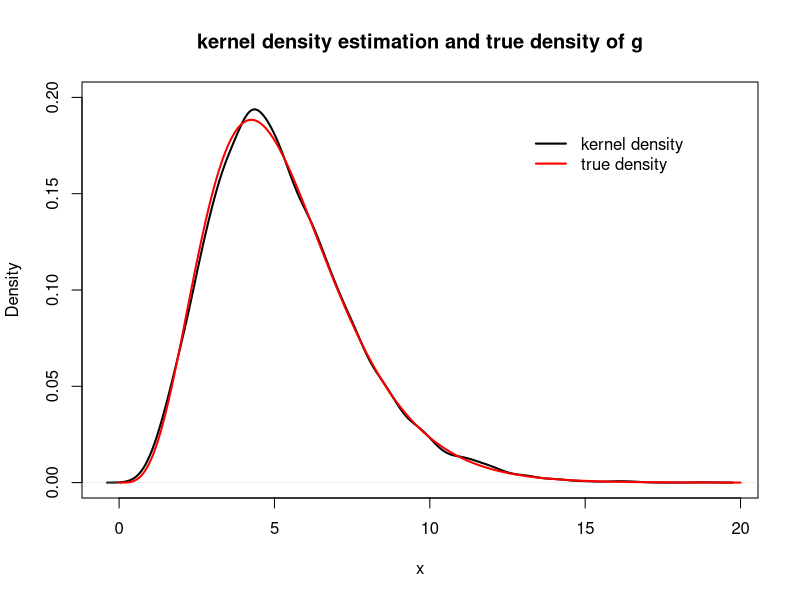
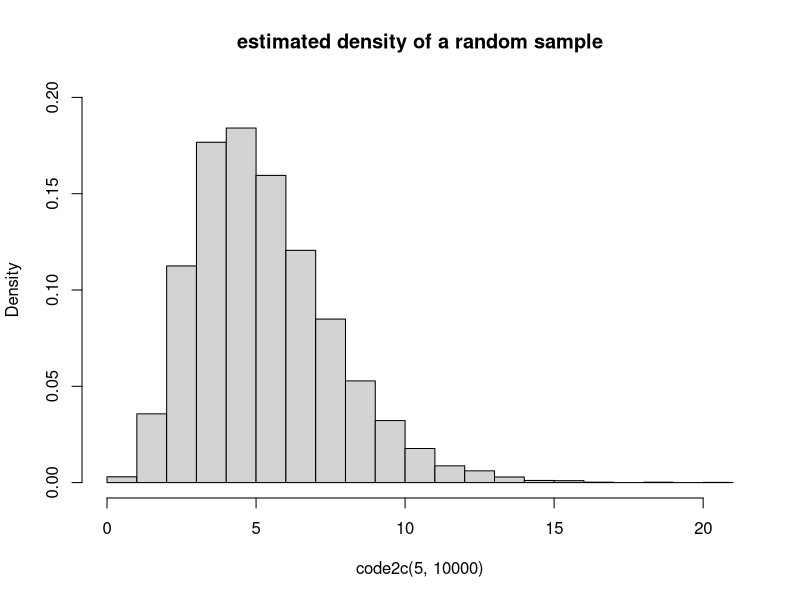
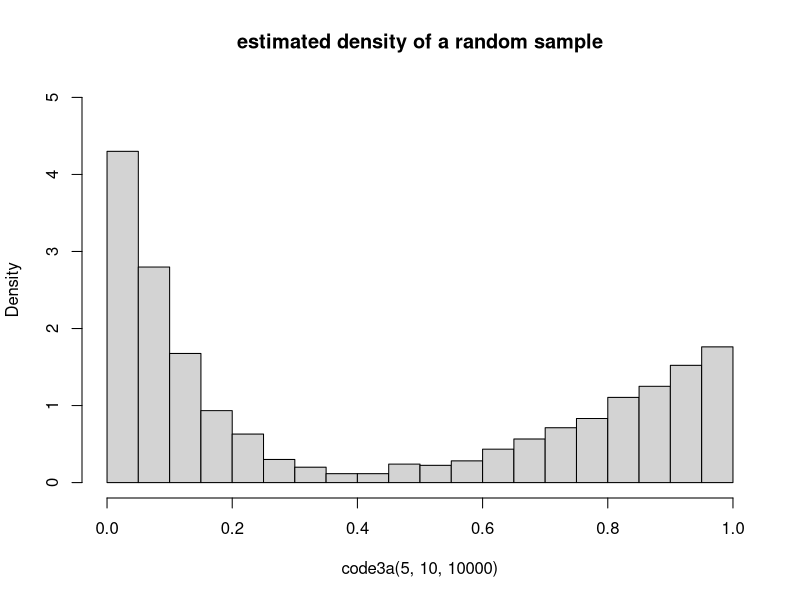
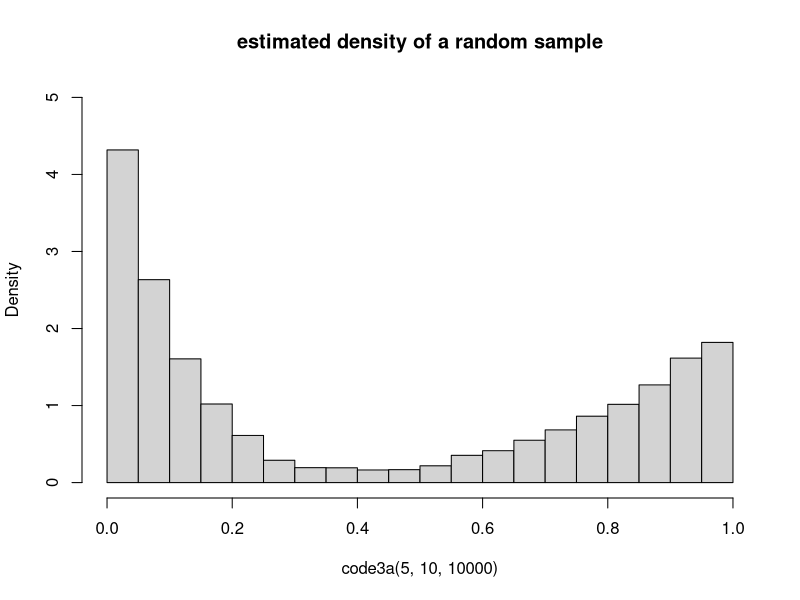
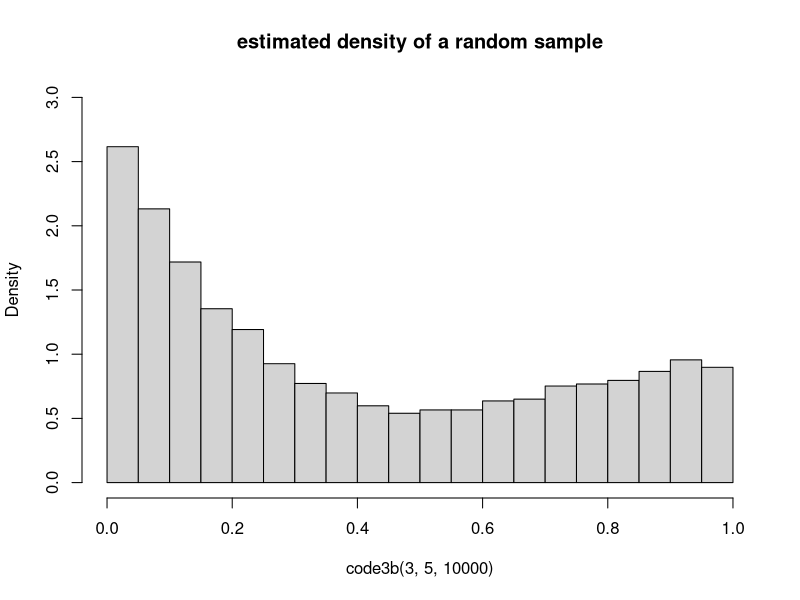

The R source for these figures, in order:

code2b <- function(theta,n){
  c1 <- (2*gamma(theta))/(2*gamma(theta)+gamma(theta+1/2))
  x <- runif(n,0,1)
  for (i in 1:n){
    if (x[i]<=c1){
      x[i] <- rgamma(1, shape = theta, scale = 1)
    }
    else{
      x[i] <- rgamma(1, shape = theta+0.5, scale = 1) 
    }
  }
  x
}

gt <- function(x,theta=5){
  1/(2*gamma(theta)+gamma(theta+0.5))*(2*x^(theta-1)+x^(theta-0.5))*exp(-x)
}

plot(density(code2b(5,10000)), ylim = c(0, 0.2), xlab = c("x"), 
     main = c("kernel density estimation and true density of g"),lty = 1,lwd = 2)
curve(gt(x,5), from = 0, to = 20, n = 10000, add = T, col="red",lty = 1,lwd = 2)
legend("topright", inset=.1, 
       legend = c("kernel density","true density"), 
       bty = "n", lty = 1, lwd = 2, col = c("black", "red"))



code2c <- function(theta,n){
  c1 <- (2*gamma(theta))/(2*gamma(theta)+gamma(theta+1/2))
  y <- rep(0,n)
  for (i in 1:n){
    process <- TRUE
    while(process){
      x <- runif(1,0,1)
      if (x<c1){
        x <- rgamma(1, shape = theta, scale = 1)
      }
      else{
        x <- rgamma(1, shape = theta+0.5, scale = 1) 
      }
      test <- runif(1,0,1) * (2*x^(theta-1)+x^(theta-1/2))*exp(-x)
      if (test<=(sqrt(4+x)*x^(theta-1)*exp(-x))){
        y[i] <- x
        process <- FALSE
      }
    }
  }
  y
}

hist(code2c(5,10000), prob=TRUE, ylim = c(0, 0.2),
     main = c("estimated density of a random sample"))



code3a <- function(theta,beta,n){
  c1 <- 1/theta/(1/theta+sqrt(3)/beta)
  y <- rep(0,n)
  for (i in 1:n){
    process <- TRUE
    while(process){
      x <- runif(1,0,1)
      if (x<=c1){
        x <- rbeta(1,theta,1)
      }
      else{
        x <- rbeta(1,1,beta) 
      }
      test <- runif(1,0,1) * (x^(theta-1)+sqrt(3)*(1-x)^(beta-1))
      if (test<=(x^(theta-1)/(1+x^2)+sqrt(2+x^2)*(1-x)^(beta-1))){
        y[i] <- x
        process <- FALSE
      }
    }
  }
  y
}

hist(code3a(5,10,10000),xlim = range(0:1), ylim = range(0:5),prob=TRUE,
     main = c("estimated density of a random sample"))

code3a <- function(theta,beta,n){
  c1 <- 1/theta/(1/theta+sqrt(3)/beta)
  y <- rep(0,n)
  for (i in 1:n){
    process <- TRUE
    while(process){
      x <- runif(1,0,1)
      if (x<=c1){
        x <- rbeta(1,theta,1)
      }
      else{
        x <- rbeta(1,1,beta) 
      }
      test <- runif(1,0,1) * (x^(theta-1)+sqrt(3)*(1-x)^(beta-1))
      if (test<=(x^(theta-1)/(1+x^2)+sqrt(2+x^2)*(1-x)^(beta-1))){
        y[i] <- x
        process <- FALSE
      }
    }
  }
  y
}

hist(code3a(5,10,10000),xlim = range(0:1), ylim = range(0:5),prob=TRUE,
     main = c("estimated density of a random sample"))



code3b <- function(theta,beta,n){
  c1 <- beta/sqrt(3)/(theta+beta/sqrt(3))
  y <- rep(0,n)
  for (i in 1:n){
    process <- TRUE
    while(process){
      x <- runif(1,0,1)
      if (x<c1){
        x <- rbeta(1,theta,1)
        test <- runif(1,0,1)*(x^(theta-1))
        if (test<=(x^(theta-1)/(1+x^2))){
          y[i] <- x
          process <- FALSE
        }
      }
      else{
        x <- rbeta(1,1,beta)
        test <- runif(1,0,1)*(sqrt(3)*(1-x)^(beta-1))
        if (test<=(sqrt(2+x^2)*(1-x)^(beta-1))){
          y[i] <- x
          process <- FALSE
        }
      }
    }
  }
  y
}


hist(code3b(3,5,10000),xlim = range(0:1), ylim = range(0:3),prob=TRUE,
     main = c("estimated density of a random sample"))




















